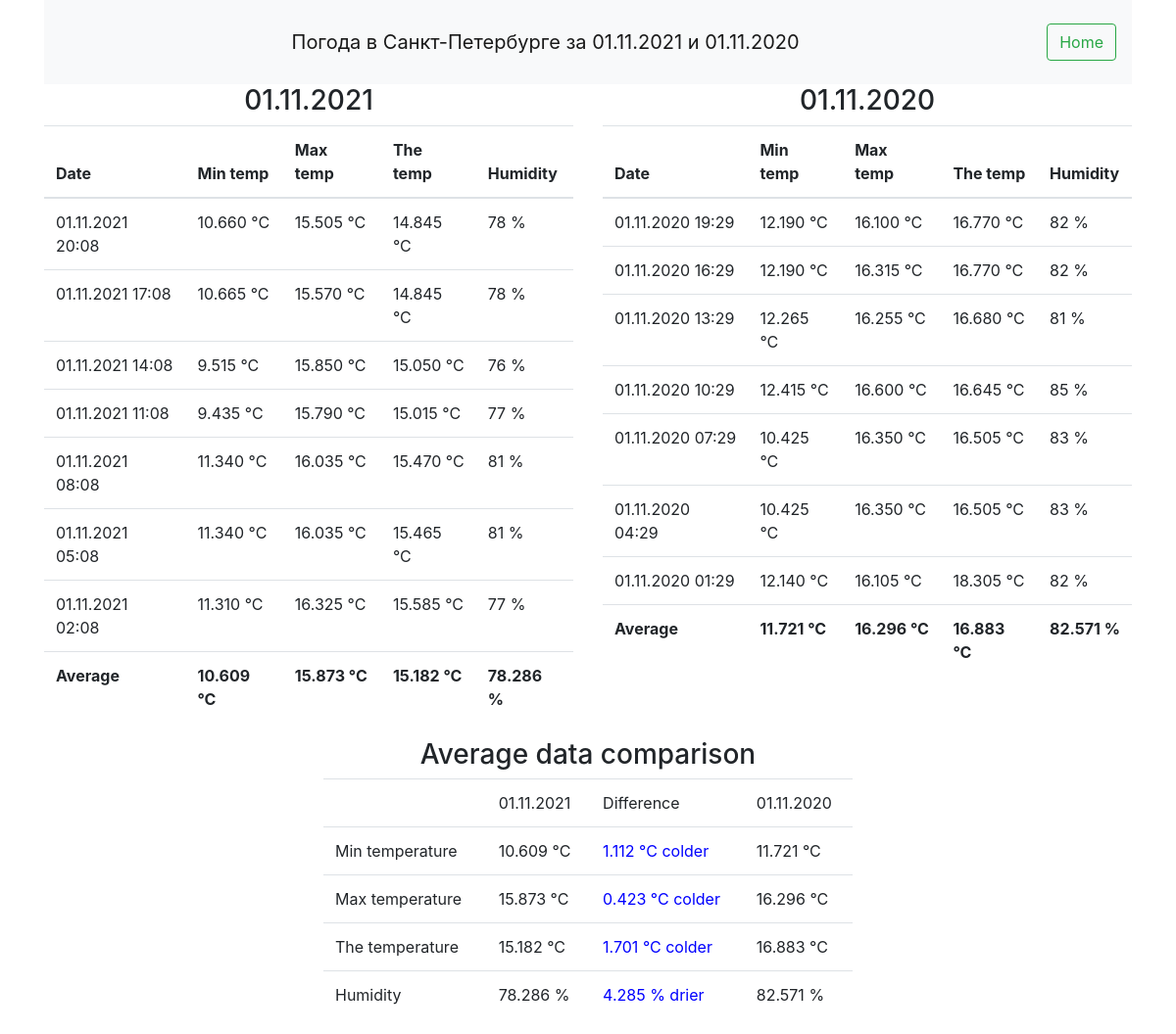
Page /2021/11/01 on the committed database.
### weather_comparator/models.py (models this page shows, shortened)
class Weather_history(models.Model):
    measure_id = models.PositiveBigIntegerField()
    datetime = models.DateTimeField(auto_now=False)
    min_temp = models.DecimalField(max_digits=7, decimal_places=3)
    max_temp = models.DecimalField(max_digits=7, decimal_places=3)
    the_temp = models.DecimalField(max_digits=7, decimal_places=3)
    humidity = models.PositiveSmallIntegerField()

### weather_comparator/views.py (the view)
# urls.py: re_path(r'(?P<year>[0-9]{4})/(?P<month>[0-9]{1,2})/(?P<day>[0-9]{1,2})', weather),
def weather(request, year, month, day):
    rquested_date = f'{year}-{month}-{day}'
    dt_date = datetime.datetime.strptime(rquested_date, '%Y-%m-%d')
    if dt_date.date() == datetime.datetime.now().date():
        dt_date = dt_date - datetime.timedelta(days=1)
    year_ago_dt_date = dt_date - datetime.timedelta(days=365)
    m = Metaweather()
    req_date_data = m.get_weather_history('St Petersburg', dt_date)
    year_ago_date_data = m.get_weather_history('St Petersburg', year_ago_dt_date)
    title = f'Погода в Санкт-Петербурге за {dt_date.date().strftime("%d.%m.%Y")} и {year_ago_dt_date.date().strftime("%d.%m.%Y")}'
    diffs = {'min_temp': round(req_date_data['avg_data']['min_temp'] - year_ago_date_data['avg_data']['min_temp'], 3),
             'max_temp': round(req_date_data['avg_data']['max_temp'] - year_ago_date_data['avg_data']['max_temp'], 3),
             'the_temp': round(req_date_data['avg_data']['the_temp'] - year_ago_date_data['avg_data']['the_temp'], 3),
             'humidity': round(req_date_data['avg_data']['humidity'] - year_ago_date_data['avg_data']['humidity'], 3),
             }
    return render(request, 'weather_comparator/weather.html', {'title': title,
                                                               'date': dt_date.date(),
                                                               'year_ago_date':year_ago_dt_date.date(),
                                                               'req_date_data':req_date_data,
                                                               'year_ago_date_data':year_ago_date_data,
                                                               'diffs': diffs,
                                                               })

### weather_comparator/metaweather.py (called while the page is built, shortened)
    def get_weather_history(self, location, date):
        data_from_db = self.get_data_from_db(date)
        if len(data_from_db['data']) > 0:
            return (data_from_db)

### weather_comparator/templates/weather_comparator/weather.html
{% extends 'weather_comparator/base.html' %}
{% load mathfilters %}
{% block content %}
<div class="container-md">
    <div class='row'>
        <div class='col-xl-6'>
            <h3 class='text-center'> {{ date | date:'d.m.Y' }}</h3>
            <table class="table table-hover">
                <thead>
                <tr>
                    <th scope="col">Date</th>
                    <th scope="col">Min temp</th>
                    <th scope="col">Max temp</th>
                    <th scope="col">The temp</th>
                    <th scope="col">Humidity</th>
                </tr>
                </thead>
                <tbody>
                {% for i in req_date_data.data %}
                <tr>
                    <td>{{ i.datetime|date:'d.m.Y H:i' }}</td>
                    <td>{{ i.min_temp }} °C</td>
                    <td>{{ i.max_temp }} °C</td>
                    <td>{{ i.the_temp }} °C</td>
                    <td>{{ i.humidity }} %</td>
                </tr>
                {% endfor %}
                <tr style="font-weight:bold">
                    <td> Average</td>
                    <td>{{ req_date_data.avg_data.min_temp }} °C</td>
                    <td>{{ req_date_data.avg_data.max_temp }} °C</td>
                    <td>{{ req_date_data.avg_data.the_temp }} °C</td>
                    <td>{{ req_date_data.avg_data.humidity }} %</td>
                </tr>
                </tbody>
            </table>
        </div>
        <div class='col-xl-6'>
            <h3 class='text-center'>{{ year_ago_date | date:'d.m.Y' }}</h3>
            <table class="table table-hover">
                <thead>
                <tr>
                    <th scope="col">Date</th>
                    <th scope="col">Min temp</th>
                    <th scope="col">Max temp</th>
                    <th scope="col">The temp</th>
                    <th scope="col">Humidity</th>
                </tr>
                </thead>
                <tbody>
                {% for i in year_ago_date_data.data %}
                <tr>
                    <td>{{ i.datetime|date:'d.m.Y H:i' }}</td>
                    <td>{{ i.min_temp }} °C</td>
                    <td>{{ i.max_temp }} °C</td>
                    <td>{{ i.the_temp }} °C</td>
                    <td>{{ i.humidity }} %</td>
                </tr>
                {% endfor %}
                <tr style="font-weight:bold">
                    <td> Average</td>
                    <td>{{ year_ago_date_data.avg_data.min_temp }} °C</td>
                    <td>{{ year_ago_date_data.avg_data.max_temp }} °C</td>
                    <td>{{ year_ago_date_data.avg_data.the_temp }} °C</td>
                    <td>{{ year_ago_date_data.avg_data.humidity }} %</td>
                </tr>
                </tbody>
            </table>
        </div>
    </div>
    <div class='row'>
        <div class='col-xl-3'>
        </div>
        <div class='col-xl-6'>
            <h3 class='text-center'> Average data comparison </h3>
            <table class="table table-hover">
                <thead>
                <tr>
                    <td></td>
                    <td>{{ date | date:'d.m.Y' }}</td>
                    <td>Difference</td>
                    <td>{{ year_ago_date | date:'d.m.Y' }}</td>
                </tr>
                </thead>
                <tbody>
                <tr>
                    <td>Min temperature</td>
                    <td>{{ req_date_data.avg_data.min_temp }} °C</td>
                    {% if diffs.min_temp > 0 %}
                    <td class="red">{{ diffs.min_temp }} °C warmer</td>
                    {% elif diffs.min_temp == 0 %}
                    <td class="green">The same temperature</td>
                    {%elif diffs.min_temp < 0 %}
                    <td class="blue">{{ diffs.min_temp|abs }} °C colder</td>
                    {% endif %}
                    <td>{{ year_ago_date_data.avg_data.min_temp }} °C</td>
                </tr>
                <tr>
                    <td>Max temperature</td>
                    <td>{{ req_date_data.avg_data.max_temp }} °C</td>
                    {% if diffs.max_temp > 0 %}
                    <td class="red">{{ diffs.max_temp }} °C warmer</td>
                    {% elif diffs.max_temp == 0 %}
                    <td class="green">The same temperature</td>
                    {%elif diffs.max_temp < 0 %}
                    <td class="blue">{{ diffs.max_temp|abs }} °C colder</td>
                    {% endif %}
                    <td>{{ year_ago_date_data.avg_data.max_temp }} °C</td>
                </tr>
                <tr>
                    <td>The temperature</td>
                    <td>{{ req_date_data.avg_data.the_temp }} °C</td>
                    {% if diffs.the_temp > 0 %}
                    <td class="red">{{ diffs.the_temp }} °C warmer</td>
                    {% elif diffs.the_temp == 0 %}
                    <td class="green">The same temperature</td>
                    {%elif diffs.the_temp < 0 %}
                    <td class="blue">{{ diffs.the_temp|abs }} °C colder</td>
                    {% endif %}
                    <td>{{ year_ago_date_data.avg_data.the_temp }} °C</td>
                </tr>
                <tr>
                    <td>Humidity</td>
                    <td>{{ req_date_data.avg_data.humidity }} %</td>
                    {% if diffs.humidity > 0 %}
                    <td class="red">{{ diffs.humidity }} % wetter</td>
                    {% elif diffs.humidity == 0 %}
                    <td class="green">The same humidity</td>
                    {%elif diffs.humidity < 0 %}
                    <td class="blue">{{ diffs.humidity|abs }} % drier</td>
                    {% endif %}
                    <td>{{ year_ago_date_data.avg_data.humidity }} %</td>
                </tr>
                </tbody>
            </table>
        </div>
        <div class='col-xl-3'>
        </div>
    </div>
</div>
{% endblock %}

### weather_comparator/static/weather_comparator/css/custom.css (style rules this page uses)
.blue { color: blue; }

### rows in the picture
Weather_history: datetime "01.11.2021 20:08", min_temp "10.660", max_temp "15.505", the_temp "14.845", humidity "78"
Weather_history: datetime "01.11.2021 17:08", min_temp "10.665", max_temp "15.570", the_temp "14.845", humidity "78"
Weather_history: datetime "01.11.2021 14:08", min_temp "9.515", max_temp "15.850", the_temp "15.050", humidity "76"
Weather_history: datetime "01.11.2021 11:08", min_temp "9.435", max_temp "15.790", the_temp "15.015", humidity "77"
Weather_history: datetime "01.11.2021 08:08", min_temp "11.340", max_temp "16.035", the_temp "15.470", humidity "81"
Weather_history: datetime "01.11.2021 05:08", min_temp "11.340", max_temp "16.035", the_temp "15.465", humidity "81"
Weather_history: datetime "01.11.2021 02:08", min_temp "11.310", max_temp "16.325", the_temp "15.585", humidity "77"
Weather_history: datetime "01.11.2020 19:29", min_temp "12.190", max_temp "16.100", the_temp "16.770", humidity "82"
Weather_history: datetime "01.11.2020 16:29", min_temp "12.190", max_temp "16.315", the_temp "16.770", humidity "82"
Weather_history: datetime "01.11.2020 13:29", min_temp "12.265", max_temp "16.255", the_temp "16.680", humidity "81"
Weather_history: datetime "01.11.2020 10:29", min_temp "12.415", max_temp "16.600", the_temp "16.645", humidity "85"
Weather_history: datetime "01.11.2020 07:29", min_temp "10.425", max_temp "16.350", the_temp "16.505", humidity "83"
Weather_history: datetime "01.11.2020 04:29", min_temp "10.425", max_temp "16.350", the_temp "16.505", humidity "83"
Weather_history: datetime "01.11.2020 01:29", min_temp "12.140", max_temp "16.105", the_temp "18.305", humidity "82"

### other values in the picture
{{ title }} "Погода в Санкт-Петербурге за 01.11.2021 и 01.11.2020"
{{ date | date:'d.m.Y' }} "01.11.2021"
{{ req_date_data.avg_data.min_temp }} "10.609"
{{ req_date_data.avg_data.max_temp }} "15.873"
{{ req_date_data.avg_data.the_temp }} "15.182"
{{ req_date_data.avg_data.humidity }} "78.286"
{{ year_ago_date | date:'d.m.Y' }} "01.11.2020"
{{ year_ago_date_data.avg_data.min_temp }} "11.721"
{{ year_ago_date_data.avg_data.max_temp }} "16.296"
{{ year_ago_date_data.avg_data.the_temp }} "16.883"
{{ year_ago_date_data.avg_data.humidity }} "82.571"
{{ diffs.min_temp|abs }} "1.112"
{{ diffs.max_temp|abs }} "0.423"
{{ diffs.the_temp|abs }} "1.701"
{{ diffs.humidity|abs }} "4.285"
